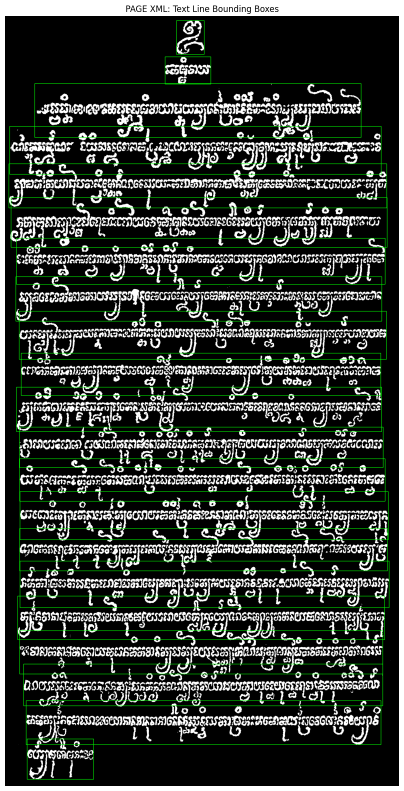
#> input picture 71_misc/cham_bbox_sample.png, 807 x 1582 px (shown at 1/2 size)
$ python -i rq3_pitch.py   (imports and definitions only)
#> lines starting #> are read from the running program, lines starting #| are printed output that depends on the picture; after the words box and inside, x2 and y2 are one past the last pixel; in counts of white or black regions, pixels touching at a corner belong together
#> further down, picture is the input picture: shape (1582, 807, 3); mean R, G, B 55.8, 61.8, 55.8
"""Label-free, model-free line-pitch estimate of a page image (autocorrelation of ink profiles).

The page is fitted to 1152 px (as for the model). Ink is the darker Otsu side of a locally
normalised grey image. The page is cut into vertical strips (robust to slope); in each strip
the row-wise ink profile is autocorrelated and the first strong peak gives the pitch.
The page estimate is the median over strips with a clear peak.
"""
from __future__ import annotations
import _paths  # noqa: F401,E402  (center_line + analysis folders on sys.path)

import cv2
import numpy as np


def estimate_pitch(image_rgb: np.ndarray, size: int = 1152, strips: int = 8,
                   min_lag: int = 6, max_lag: int = 220) -> float | None:
#> called with size = 1152, strips = 8, min_lag = 6, max_lag = 220
    h, w = image_rgb.shape[:2]
#> h = 1582; w = 807
    fit = min(size / w, size / h)
#> fit = 0.728
    g = cv2.cvtColor(cv2.resize(image_rgb, (max(1, round(w * fit)), max(1, round(h * fit))),
                                interpolation=cv2.INTER_AREA), cv2.COLOR_RGB2GRAY).astype(np.float32)
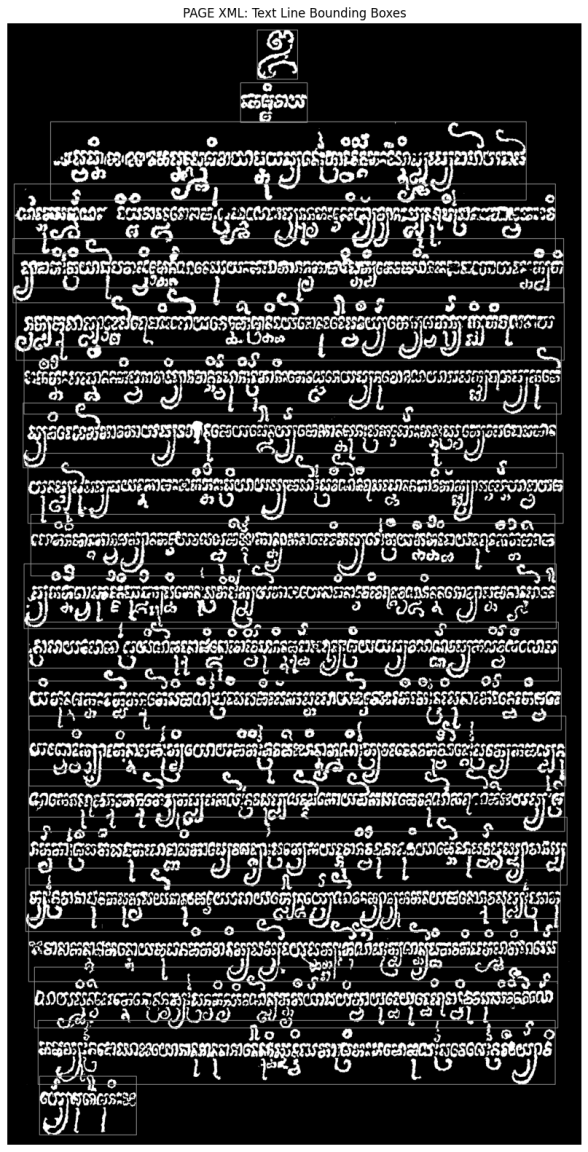
#> g: shape (1152, 588) float32; min 0, max 255, mean 59.4
    bg = cv2.GaussianBlur(g, (0, 0), 25)
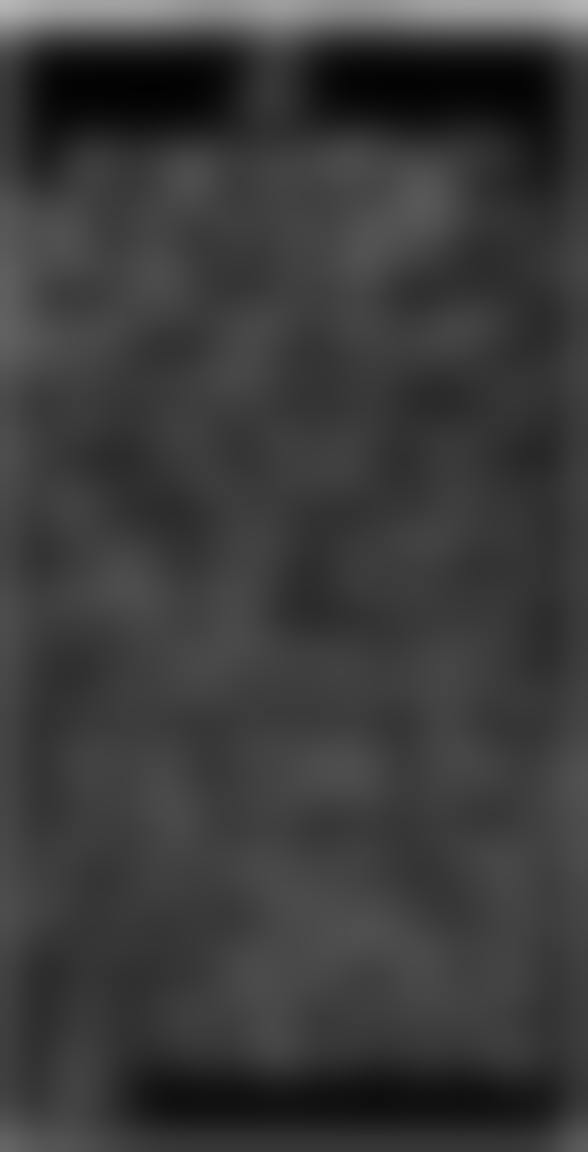
#> bg: shape (1152, 588) float32; min 2.81, max 182.5, mean 58.9
    norm = np.clip(g / np.maximum(bg, 1), 0, 1.5)
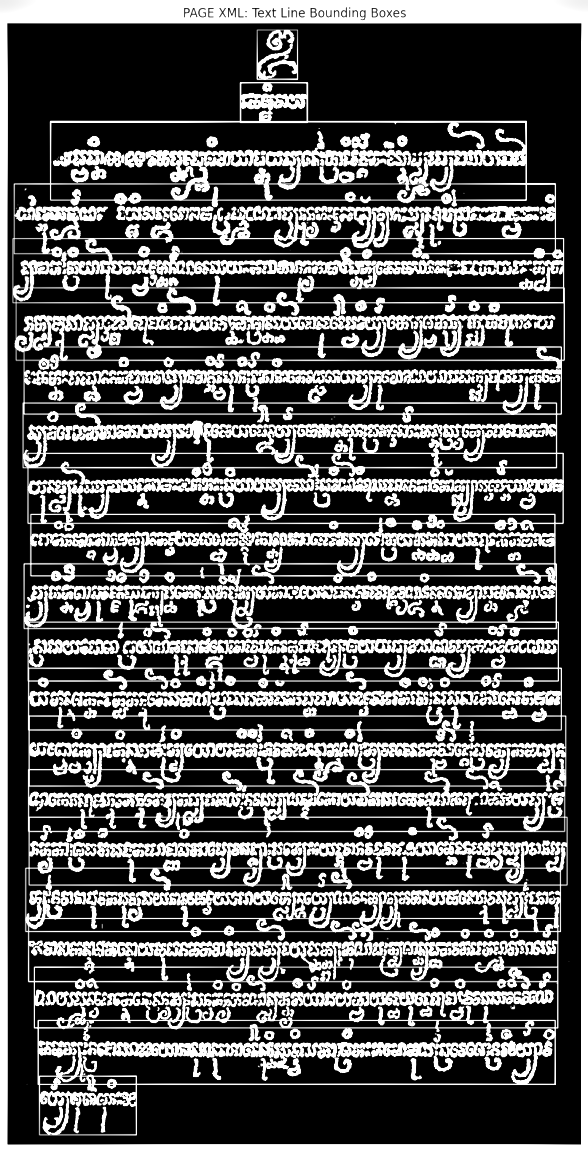
#> norm: shape (1152, 588) float32; min 0, max 1.5, mean 0.494; drawn with min black and max white
    u8 = np.clip(norm * 170, 0, 255).astype(np.uint8)
    t, _ = cv2.threshold(u8, 0, 255, cv2.THRESH_BINARY + cv2.THRESH_OTSU)
#> t = 123
    ink = (u8 < t).astype(np.float32)
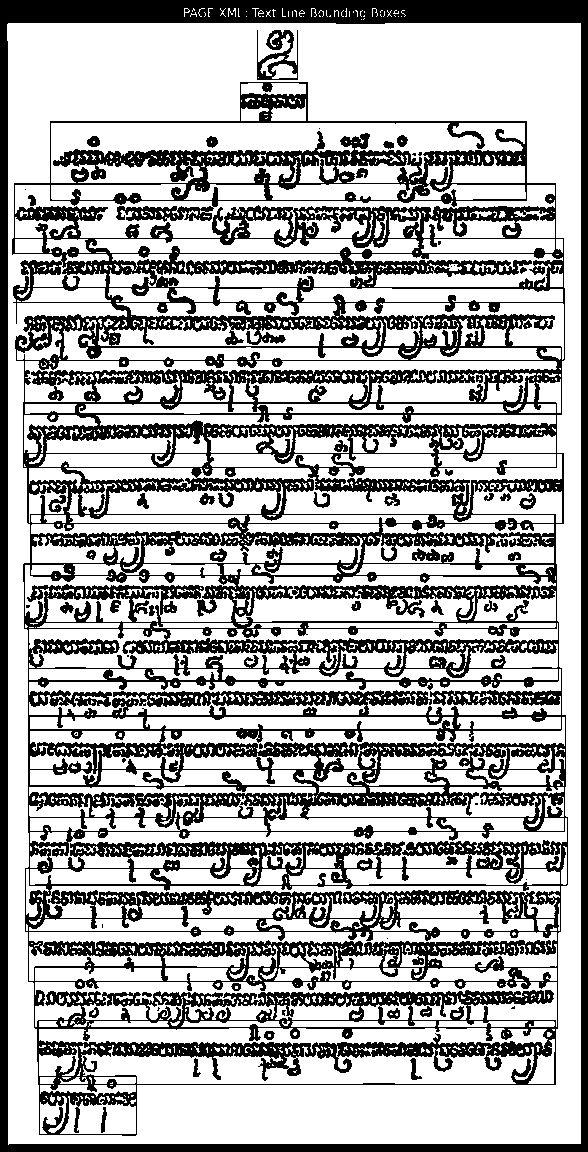
#> ink: shape (1152, 588) float32; values 0 (black) and 1 (white), 67.1% white; 63 black regions (21 under 20 px), largest, box (x1, y1, x2, y2) and area: (12, 82, 568, 1136) 183867, (0, 0, 588, 1152) 34643, (257, 30, 298, 80) 918
    H, W = ink.shape
#> H = 1152; W = 588
    peaks = []
    for i in range(strips):
        x1, x2 = int(W * (0.1 + 0.8 * i / strips)), int(W * (0.1 + 0.8 * (i + 1) / strips))
        prof = ink[:, x1:x2].mean(1)
        prof = cv2.GaussianBlur(prof[:, None], (0, 0), 1.5)[:, 0]
        if prof.std() < 1e-3:
            continue
        p = prof - prof.mean()
        ac = np.correlate(p, p, "full")[len(p) - 1:]
        ac = ac / max(ac[0], 1e-9)
        lags = np.arange(len(ac))
        seg = (lags >= min_lag) & (lags <= min(max_lag, len(ac) - 2))
        cand = [l for l in lags[seg] if ac[l] > ac[l - 1] and ac[l] >= ac[l + 1] and ac[l] > 0.15]
        if cand:
            best = max(cand[:3], key=lambda l: ac[l])  # strongest of the first peaks
            peaks.append(best)
#> this loop made 8 passes
#> (cand, best) on passes 1 to 8: ([52, 101, 151, 158], 52), ([52, 101, 107, 151], 52), ([52, 102, 152, 161, 201, 216], 52), ([53, 107, 162, 216], 53), ([53, 106, 162, 216], 53), ([53, 102, 152], 53), ([52, 106, 200, 216], 52), ([53, 107, 152, 163], 53)
#> after the loop, peaks = [52, 52, 52, 53, 53, 53, 52, 53]
    return float(np.median(peaks)) if peaks else None


# [57 lines left out: functions label_pitch, estimate_pitch_v2, not called in this run]

>>> import cv2
>>> picture = cv2.cvtColor(cv2.imread('../../../71_misc/cham_bbox_sample.png'), cv2.COLOR_BGR2RGB)
>>> result = estimate_pitch(picture)
#> result = 52.5
